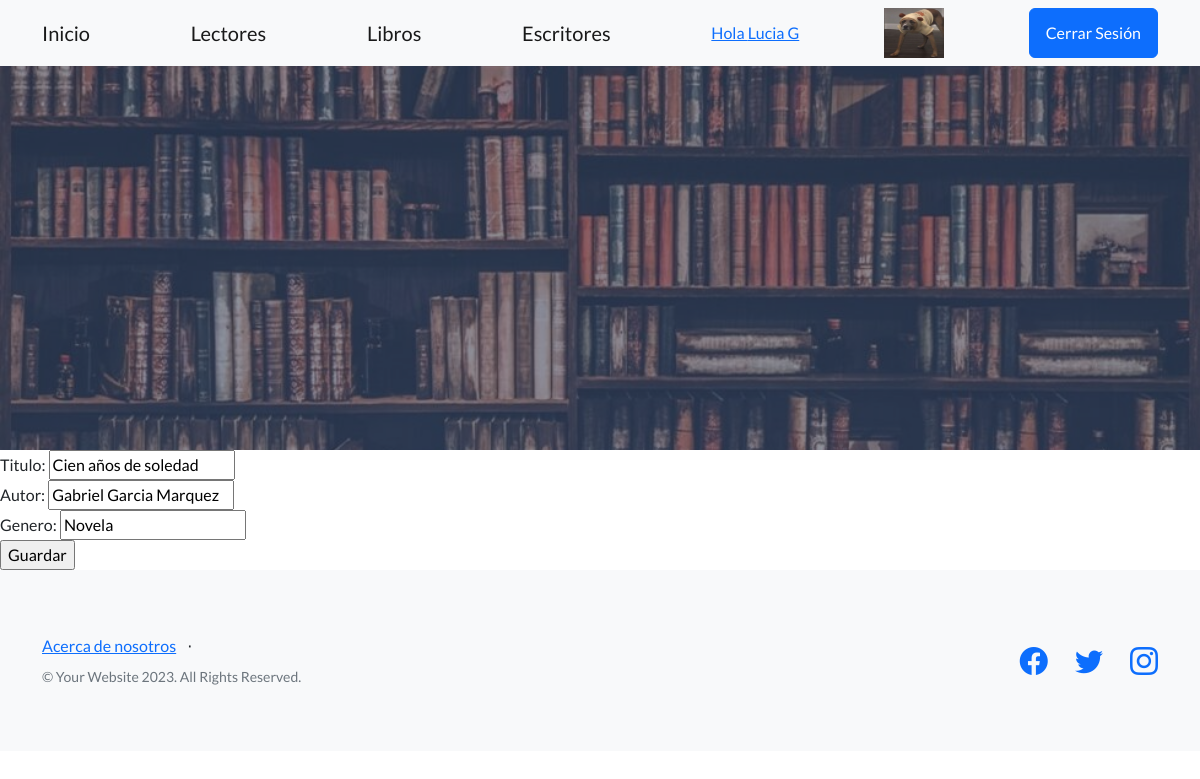
Screenshot of /AppLectores/actualizar_libro/3 (signed in) with the database file from the repository.
### AppLectores/models.py (models this page shows, shortened)
class avatar(models.Model):
    usuario = models.ForeignKey(User, on_delete= models.CASCADE)
    imagen = models.ImageField(upload_to="avatares", null = True, blank= True)

class Libro(models.Model):
    titulo = models.CharField(max_length=200)
    autor = models.CharField(max_length=100)
    genero = models.CharField(max_length=50)

### AppLectores/views.py (the view)
# urls.py: path("actualizar_libro/<libro>", actualizar_libro, name= "Editar Libro"),
@login_required
def actualizar_libro(request, libro):
    Libro_elegido = Libro.objects.get(id=libro)
    if request.method == "POST":
        formulario = LibroForm(request.POST)
        if formulario.is_valid():
            info_dic = formulario.cleaned_data
            Libro_elegido.titulo = info_dic["titulo"]
            Libro_elegido.autor = info_dic["autor"]
            Libro_elegido.genero = info_dic["genero"]
            Libro_elegido.save()
            return render(request,"inicio.html")
    else:
            formulario = LibroForm(initial={"titulo":Libro_elegido.titulo,
                                            "autor": Libro_elegido.autor,
                                            "genero": Libro_elegido.genero})
    return render(request,"libro/actualizar_libro.html", {"formu": formulario})

### AppLectores/forms.py
class LibroForm(forms.Form):
    titulo = forms.CharField(max_length=200)
    autor = forms.CharField(max_length=100)
    genero = forms.CharField(max_length=50)

### AppLectores/templates/libro/actualizar_libro.html
{% extends "padre.html" %}
{% block parrafo %}
<form action="" method="post"> {% csrf_token %}
{{formu}}
  <input type="submit" value="Guardar">
</form>
{% endblock %}

### AppLectores/templates/padre.html (shortened to what this page needs)
<!DOCTYPE html>
<html lang="en">
    <head>
        {% load static %}
        <link href="https://cdn.jsdelivr.net/npm/bootstrap-icons@1.5.0/font/bootstrap-icons.css" rel="stylesheet" type="text/css" />
        <link href="{% static 'css/styles.css' %}" rel="stylesheet" />
    </head>
    <body>
        <nav class="navbar navbar-light bg-light static-top">
            <div class="container">
                <a class="navbar-brand" href="{% url 'home' %}">Inicio</a>
                <a class="navbar-brand" href="{% url 'Lector' %}">Lectores</a>
                <a class="navbar-brand" href="{% url 'Libro' %}">Libros</a>
                <a class="navbar-brand" href="{% url 'Escritor' %}">Escritores</a>
                {% if user.is_authenticated %}
                <a href="{% url 'Editar' %} "> Hola {{user.first_name}} </a>
                <img src="{{user.avatar_set.last.imagen.url}}" width="60px" height="50px" alt="La imagen no cargó correctamente">
                <a class="btn btn-primary" href="{% url 'Cierre' %}">Cerrar Sesión</a>
                {% else %}
                <a class="btn btn-primary" href="{% url 'Login' %}">Iniciar Sesión</a>
                <a class="btn btn-primary" href="{% url 'Registro' %}">Registrarse</a>
                {% endif %}
            </div>
        </nav>
        <header class="masthead">
        </header>
        {% block parrafo %}
        {% endblock %}
        <footer class="footer bg-light">
            <div class="container">
                <div class="row">
                    <div class="col-lg-6 h-100 text-center text-lg-start my-auto">
                        <ul class="list-inline mb-2">
                            <li class="list-inline-item"><a href="{% url 'about' %}">Acerca de nosotros</a></li>
                            <li class="list-inline-item">⋅</li>
                        </ul>
                        <p class="text-muted small mb-4 mb-lg-0">&copy; Your Website 2023. All Rights Reserved.</p>
                    </div>
                    <div class="col-lg-6 h-100 text-center text-lg-end my-auto">
                        <ul class="list-inline mb-0">
                            <li class="list-inline-item me-4">
                                <a href="https://www.facebook.com" target="_blank"><i class="bi-facebook fs-3"></i></a>
                            </li>
                            <li class="list-inline-item me-4">
                                <a href="https://twitter.com" target="_blank"><i class="bi-twitter fs-3"></i></a>
    </li>
                            <li class="list-inline-item">
                                <a href="https://www.instagram.com" target="_blank"><i class="bi-instagram fs-3"></i></a>
                            </li>
                        </ul>
                    </div>
                </div>
            </div>
        </footer>
    </body>
</html>

### rows the page displays
Libro: titulo "Cien años de soledad", autor "Gabriel Garcia Marquez", genero "Novela"

### other values shown
{{ user.first_name }} "Lucia G"
